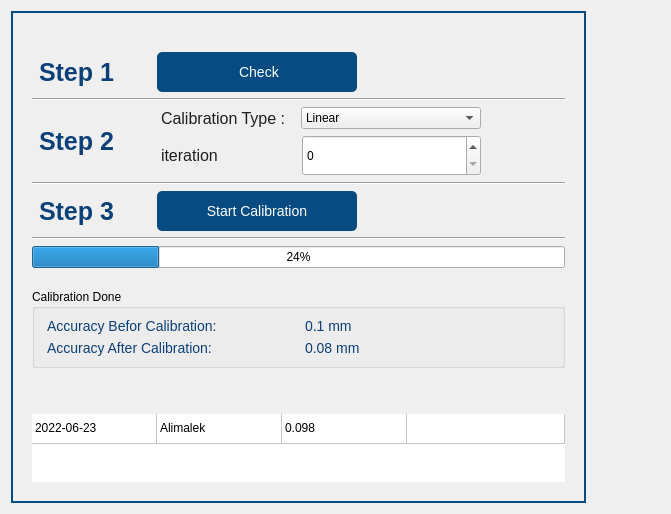
         <widget class="QWidget" name="calibration_page">
          <layout class="QHBoxLayout" name="horizontalLayout_8">
           <item>
            <widget class="QFrame" name="calibrationpage_left_side">
             <property name="styleSheet">
              <string notr="true">#calibrationpage_left_side{
	padding: 10px;
	padding-top: 30px;
	border: 2px solid rgb(6, 76, 130);
}

.QLabel{
	font-size:25px;
	font-weight: bold;
	color:rgb(11, 64, 120);
	margin-right:30px;
}

.QPushButton
{
	color: #ffffff;
	background-color:rgb(6, 76, 130);
	min-height: 40px;
	border-radius: 5px;
	min-width:200px;
	font-size:14px;
}
/*********************************************/
.QPushButton:hover
{
	background-color:rgb(50,50,50);
}

/*********************************************/

QprogressBar
{
	min-height:200px;
}


QComboBox{
min-width:150px;
}

QSpinBox{
min-width:157px;
}


.Line{
	min-height:20px;
}</string>
             </property>
             <property name="frameShape">
              <enum>QFrame::StyledPanel</enum>
             </property>
             <property name="frameShadow">
              <enum>QFrame::Raised</enum>
             </property>
             <layout class="QVBoxLayout" name="verticalLayout_3">
              <item>
               <layout class="QHBoxLayout" name="horizontalLayout_9">
                <item>
                 <widget class="QLabel" name="calibrationpage_step1_lbl">
                  <property name="text">
                   <string>Step 1</string>
                  </property>
                 </widget>
                </item>
                <item>
                 <widget class="QPushButton" name="calibrationpage_check_btn">
                  <property name="text">
                   <string> Check</string>
                  </property>
                  <property name="icon">
                   <iconset resource="Assets.qrc">
                    <normaloff>:/assets/Assets/icons/icons8-eye-50.png</normaloff>:/assets/Assets/icons/icons8-eye-50.png</iconset>
                  </property>
                 </widget>
                </item>
                <item>
                 <spacer name="horizontalSpacer_3">
                  <property name="orientation">
                   <enum>Qt::Horizontal</enum>
                  </property>
                  <property name="sizeHint" stdset="0">
                   <size>
                    <width>40</width>
                    <height>20</height>
                   </size>
                  </property>
                 </spacer>
                </item>
               </layout>
              </item>
              <item>
               <widget class="Line" name="line_10">
                <property name="orientation">
                 <enum>Qt::Horizontal</enum>
                </property>
               </widget>
              </item>
              <item>
               <layout class="QHBoxLayout" name="horizontalLayout_10">
                <item>
                 <widget class="QLabel" name="calibrationpage_step2_lbl">
                  <property name="text">
                   <string>Step 2</string>
                  </property>
                 </widget>
                </item>
                <item>
                 <layout class="QVBoxLayout" name="verticalLayout_4" stretch="0,0">
                  <item>
                   <layout class="QHBoxLayout" name="horizontalLayout_12">
                    <item>
                     <widget class="QLabel" name="label_8">
                      <property name="styleSheet">
                       <string notr="true">font-size:16px;
font-weight:normal;
color:rgb(31, 31, 31);
margin-right:5px;</string>
                      </property>
                      <property name="text">
                       <string>Calibration Type :</string>
                      </property>
                     </widget>
                    </item>
                    <item>
                     <widget class="QComboBox" name="calibrationpage_calib_type_combobox">
                      <property name="insertPolicy">
                       <enum>QComboBox::InsertAtBottom</enum>
                      </property>
                      <property name="duplicatesEnabled">
                       <bool>false</bool>
                      </property>
                      <property name="frame">
                       <bool>true</bool>
                      </property>
                      <item>
                       <property name="text">
                        <string>Linear</string>
                       </property>
                      </item>
                      <item>
                       <property name="text">
                        <string>Mean</string>
                       </property>
                      </item>
                     </widget>
                    </item>
                   </layout>
                  </item>
                  <item>
                   <layout class="QHBoxLayout" name="horizontalLayout_14">
                    <item>
                     <widget class="QLabel" name="label_9">
                      <property name="styleSheet">
                       <string notr="true">font-size:16px;
font-weight:normal;
color:rgb(31, 31, 31);
margin-right:5px;</string>
                      </property>
                      <property name="text">
                       <string>iteration</string>
                      </property>
                     </widget>
                    </item>
                    <item>
                     <widget class="QSpinBox" name="calibrationpage_calib_itrs_spinbox">
                      <property name="minimumSize">
                       <size>
                        <width>187</width>
                        <height>41</height>
                       </size>
                      </property>
                     </widget>
                    </item>
                   </layout>
                  </item>
                 </layout>
                </item>
                <item>
                 <spacer name="horizontalSpacer_4">
                  <property name="orientation">
                   <enum>Qt::Horizontal</enum>
                  </property>
                  <property name="sizeHint" stdset="0">
                   <size>
                    <width>40</width>
                    <height>20</height>
                   </size>
                  </property>
                 </spacer>
                </item>
               </layout>
              </item>
              <item>
               <widget class="Line" name="line_11">
                <property name="orientation">
                 <enum>Qt::Horizontal</enum>
                </property>
               </widget>
              </item>
              <item>
               <layout class="QHBoxLayout" name="horizontalLayout_11">
                <item>
                 <widget class="QLabel" name="calibrationpage_step3_lbl">
                  <property name="text">
                   <string>Step 3</string>
                  </property>
                 </widget>
                </item>
                <item>
                 <widget class="QPushButton" name="calibrationpage_calib_btn">
                  <property name="text">
                   <string>Start Calibration</string>
                  </property>
                  <property name="icon">
                   <iconset resource="Assets.qrc">
                    <normaloff>:/assets/Assets/icons/play-48.png</normaloff>:/assets/Assets/icons/play-48.png</iconset>
                  </property>
                 </widget>
                </item>
                <item>
                 <spacer name="horizontalSpacer_5">
                  <property name="orientation">
                   <enum>Qt::Horizontal</enum>
                  </property>
                  <property name="sizeHint" stdset="0">
                   <size>
                    <width>40</width>
                    <height>20</height>
                   </size>
                  </property>
                 </spacer>
                </item>
               </layout>
              </item>
              <item>
               <widget class="Line" name="line_12">
                <property name="orientation">
                 <enum>Qt::Horizontal</enum>
                </property>
               </widget>
              </item>
              <item>
               <widget class="QProgressBar" name="calibrationpage_process_progressbar">
                <property name="styleSheet">
                 <string notr="true"/>
                </property>
                <property name="value">
                 <number>24</number>
                </property>
               </widget>
              </item>
              <item>
               <spacer name="verticalSpacer_19">
                <property name="orientation">
                 <enum>Qt::Vertical</enum>
                </property>
                <property name="sizeType">
                 <enum>QSizePolicy::Maximum</enum>
                </property>
                <property name="sizeHint" stdset="0">
                 <size>
                  <width>20</width>
                  <height>15</height>
                 </size>
                </property>
               </spacer>
              </item>
              <item>
               <widget class="QGroupBox" name="calibrationpage_result_groupbox">
                <property name="styleSheet">
                 <string notr="true">QLabel{
	font-size: 14px;
	font-weight: normal;

}</string>
                </property>
                <property name="title">
                 <string>Calibration Done</string>
                </property>
                <property name="checkable">
                 <bool>false</bool>
                </property>
                <property name="checked">
                 <bool>false</bool>
                </property>
                <layout class="QGridLayout" name="gridLayout">
                 <item row="0" column="1">
                  <widget class="QLabel" name="calibrationpage_prev_acc_lbl">
                   <property name="text">
                    <string>0.1 mm</string>
                   </property>
                  </widget>
                 </item>
                 <item row="0" column="0">
                  <widget class="QLabel" name="label_38">
                   <property name="styleSheet">
                    <string notr="true"/>
                   </property>
                   <property name="text">
                    <string>Accuracy Befor Calibration:</string>
                   </property>
                  </widget>
                 </item>
                 <item row="1" column="0">
                  <widget class="QLabel" name="label_39">
                   <property name="text">
                    <string>Accuracy After Calibration:</string>
                   </property>
                  </widget>
                 </item>
                 <item row="1" column="1">
                  <widget class="QLabel" name="calibrationpage_new_acc_lbl">
                   <property name="text">
                    <string>0.08 mm</string>
                   </property>
                  </widget>
                 </item>
                </layout>
               </widget>
              </item>
              <item>
               <spacer name="verticalSpacer_2">
                <property name="orientation">
                 <enum>Qt::Vertical</enum>
                </property>
                <property name="sizeHint" stdset="0">
                 <size>
                  <width>20</width>
                  <height>40</height>
                 </size>
                </property>
               </spacer>
              </item>
              <item>
               <widget class="QTableWidget" name="calibrationpage_last_calib_tabel">
                <property name="enabled">
                 <bool>true</bool>
                </property>
                <property name="sizeIncrement">
                 <size>
                  <width>0</width>
                  <height>0</height>
                 </size>
                </property>
                <property name="font">
                 <font>
                  <family>Arial</family>
                  <weight>50</weight>
                  <italic>false</italic>
                  <bold>false</bold>
                 </font>
                </property>
                <property name="mouseTracking">
                 <bool>false</bool>
                </property>
                <property name="styleSheet">
                 <string notr="true">QHeaderView::section {
    background-color:rgb(6, 76, 130);
	color: #ffffff;
    padding: 4px;
    font-size: 11pt;
    border-style: none;
    border-right: 2px solid rgba(255, 255, 255,50);
	
}

</string>
                </property>
                <property name="frameShape">
                 <enum>QFrame::NoFrame</enum>
                </property>
                <property name="verticalScrollBarPolicy">
                 <enum>Qt::ScrollBarAsNeeded</enum>
                </property>
                <property name="sizeAdjustPolicy">
                 <enum>QAbstractScrollArea::AdjustToContents</enum>
                </property>
                <property name="editTriggers">
                 <set>QAbstractItemView::NoEditTriggers</set>
                </property>
                <property name="alternatingRowColors">
                 <bool>false</bool>
                </property>
                <property name="textElideMode">
                 <enum>Qt::ElideNone</enum>
                </property>
                <property name="verticalScrollMode">
                 <enum>QAbstractItemView::ScrollPerPixel</enum>
                </property>
                <property name="showGrid">
                 <bool>true</bool>
                </property>
                <property name="gridStyle">
                 <enum>Qt::SolidLine</enum>
                </property>
                <property name="sortingEnabled">
                 <bool>false</bool>
                </property>
                <property name="rowCount">
                 <number>1</number>
                </property>
                <property name="columnCount">
                 <number>4</number>
                </property>
                <property name="Date" stdset="0">
                 <string/>
                </property>
                <attribute name="horizontalHeaderVisible">
                 <bool>false</bool>
                </attribute>
                <attribute name="horizontalHeaderCascadingSectionResizes">
                 <bool>true</bool>
                </attribute>
                <attribute name="horizontalHeaderDefaultSectionSize">
                 <number>125</number>
                </attribute>
                <attribute name="horizontalHeaderHighlightSections">
                 <bool>false</bool>
                </attribute>
                <attribute name="horizontalHeaderShowSortIndicator" stdset="0">
                 <bool>false</bool>
                </attribute>
                <attribute name="horizontalHeaderStretchLastSection">
                 <bool>true</bool>
                </attribute>
                <attribute name="verticalHeaderVisible">
                 <bool>false</bool>
                </attribute>
                <attribute name="verticalHeaderCascadingSectionResizes">
                 <bool>false</bool>
                </attribute>
                <attribute name="verticalHeaderHighlightSections">
                 <bool>true</bool>
                </attribute>
                <attribute name="verticalHeaderShowSortIndicator" stdset="0">
                 <bool>false</bool>
                </attribute>
                <row/>
                <column/>
                <column/>
                <column/>
                <column/>
                <item row="0" column="0">
                 <property name="text">
                  <string>2022-06-23</string>
                 </property>
                </item>
                <item row="0" column="1">
                 <property name="text">
                  <string>Alimalek</string>
                 </property>
                </item>
                <item row="0" column="2">
                 <property name="text">
                  <string>0.098</string>
                 </property>
                </item>
                <item row="0" column="3">
                 <property name="text">
                  <string/>
                 </property>
                </item>
               </widget>
              </item>
             </layout>
            </widget>
           </item>
           <item>
            <spacer name="horizontalSpacer_6">
             <property name="orientation">
              <enum>Qt::Horizontal</enum>
             </property>
             <property name="sizeHint" stdset="0">
              <size>
               <width>40</width>
               <height>20</height>
              </size>
             </property>
            </spacer>
           </item>
           <item>
            <spacer name="horizontalSpacer_2">
             <property name="orientation">
              <enum>Qt::Horizontal</enum>
             </property>
             <property name="sizeHint" stdset="0">
              <size>
               <width>40</width>
               <height>20</height>
              </size>
             </property>
            </spacer>
           </item>
           <item>
            <layout class="QVBoxLayout" name="calibrationpage_right_side">
             <property name="leftMargin">
              <number>0</number>
             </property>
             <item>
              <widget class="QLabel" name="calibrationpage_liveimage_lbl">
               <property name="styleSheet">
                <string notr="true">max-width : 800px;
max-height : 800px;</string>
               </property>
               <property name="text">
                <string/>
               </property>
               <property name="pixmap">
                <pixmap resource="Assets.qrc">:/assets/Assets/images/camera-error-500.png</pixmap>
               </property>
               <property name="scaledContents">
                <bool>false</bool>
               </property>
               <property name="alignment">
                <set>Qt::AlignCenter</set>
               </property>
               <property name="wordWrap">
                <bool>false</bool>
               </property>
              </widget>
             </item>
            </layout>
           </item>
          </layout>
         </widget>
